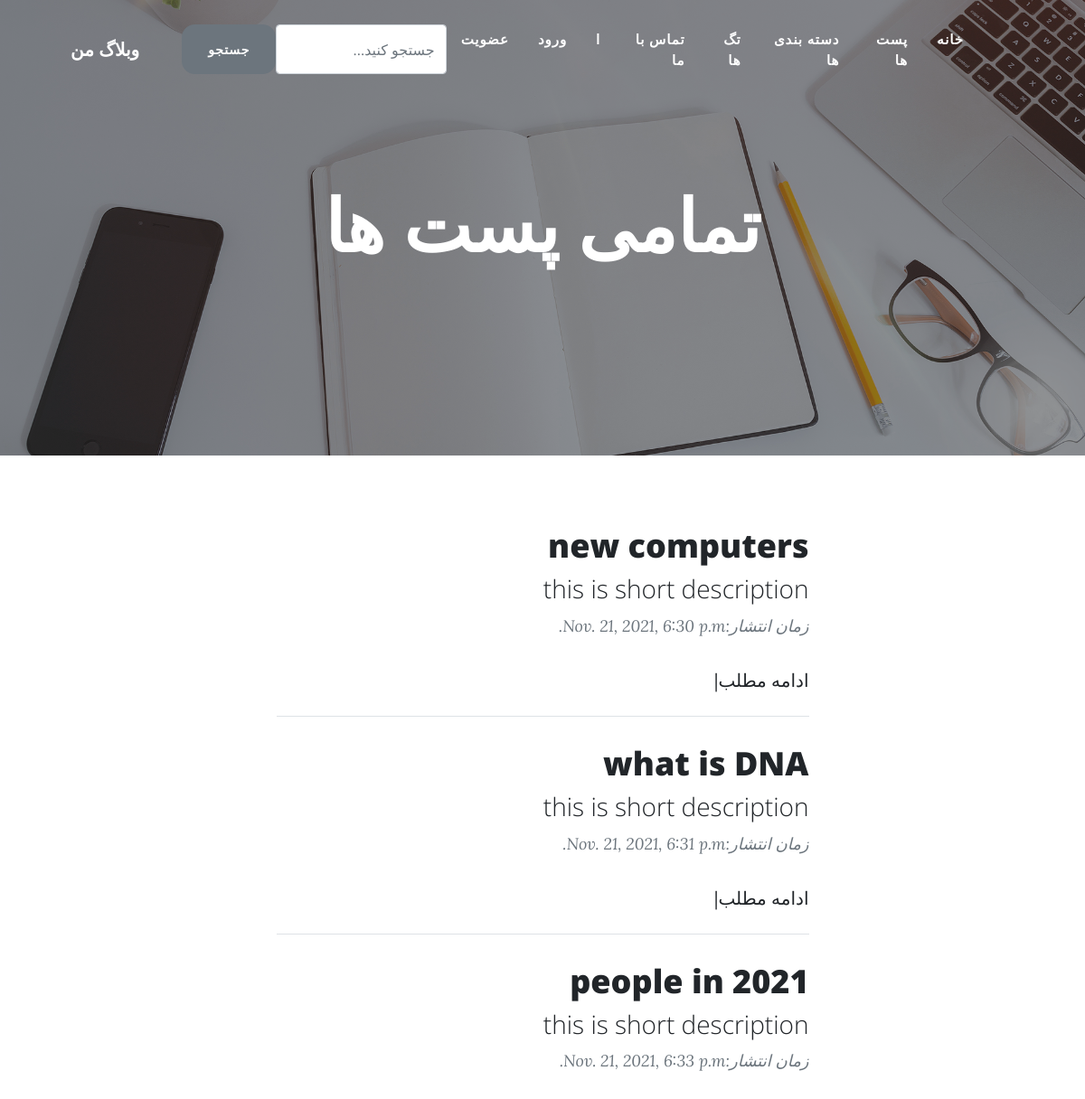
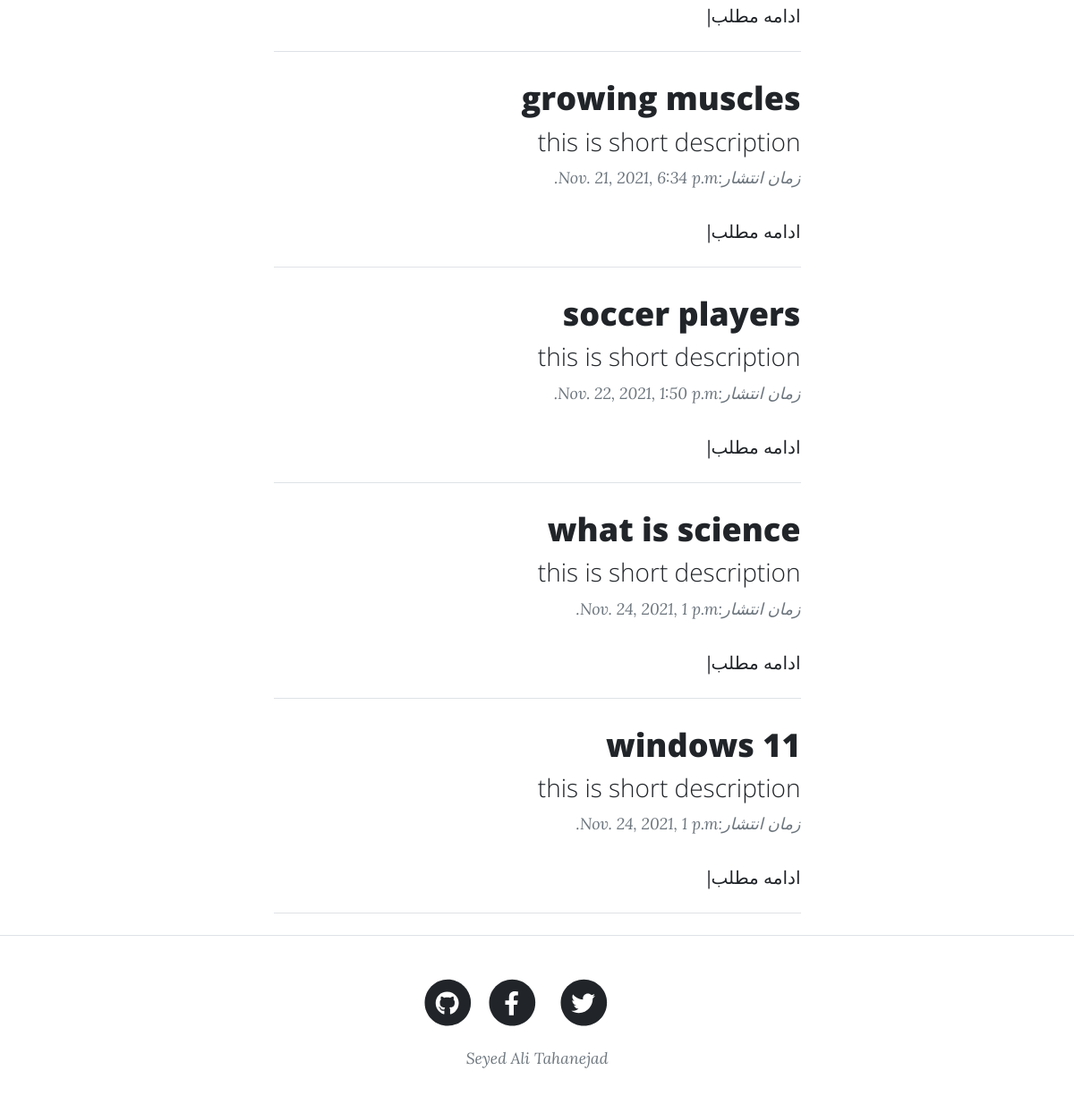
Page /post/ on the committed database (2 pictures, top to bottom).
### post/models.py (models this page shows, shortened)
class Post(models.Model):
    writer = models.ForeignKey(User, null=True, on_delete=models.SET_NULL)
    category = models.ManyToManyField(Category)
    """ the unique field is not used in the post title because of question number 2 """
    title = models.CharField(max_length=120)
    short_description = models.CharField(
        max_length=300, default="this is short description"
    )
    description = models.TextField()
    created_at = models.DateTimeField(auto_now_add=True)
    updated_at = models.DateTimeField(auto_now=True)
    tag = models.ManyToManyField(Tag, default="SEO",blank=True)
    image = models.ImageField(upload_to="uploads", null=True, blank=True)
    like = models.IntegerField(default=0)
    is_published = models.BooleanField(default=False)
    slug = models.SlugField(null=True)
    """ check if have exception for slug unique, generate slug with randomnuber"""
    class Meta:
        ordering = ["created_at"]

### post/views.py (the view)
# urls.py: path("post/", AllPosts.as_view(), name="posts"),
class AllPosts(ListView):
    model = Post
    template_name = "post/all_post.html"

### post/templates/post/all_post.html (shortened to what this page needs)
{% extends "main.html"%}
{% load static %}
{% block page_title %} تمامی پست ها {% endblock page_title %}
{% block header_background %}
            <header class="masthead" style="background-image:url({%static 'theme/home-bg.jpg'%})">
            {% endblock header_background%}
 {% block content %}
<div class="container px-4 px-lg-5">
  <div class="row gx-4 gx-lg-5 justify-content-center">
    <div class="col-md-10 col-lg-8 col-xl-7">
{% for post in object_list %}
      <div class="post-preview">
        <a href="{% url 'post_detail' post.slug %}">
          <h2 class="post-title">
            {{post.title}}
          </h2>
          <h3 class="post-subtitle">
           {{ post.short_description}}
          </h3>
        </a>
        <p class="post-meta">
          زمان انتشار:{{post.created_at }}
        </p>
      </div>
      {% if user == post.writer %}
      <a href="{% url 'post_detail' post.slug %}"> ادامه مطلب</a>|
      <a href="{% url 'edit_post_form' post.slug %}">ویرایش پست</a>|
      <a href="{% url 'delete_post_form' post.slug %}">حذف پست</a>
      {% else %}
      <a href="{% url 'post_detail' post.slug %}"> ادامه مطلب</a>|
      {% endif %}
           <hr class="my-4" />
{% endfor %}
      </div>
    </div>
  </div>
{% endblock content %}

### templates/main.html (shortened to what this page needs)
{% load static %}
<!DOCTYPE html>
<html lang="en" dir="rtl">
    <head>
        <link href="{% static 'theme/styles.css'%}" rel="stylesheet" />
    </head>
    <body>
        <nav class="navbar navbar-expand-lg navbar-light" id="mainNav">
            <div class="container px-4 px-lg-5">
                <div class="collapse navbar-collapse" id="navbarResponsive">
                    <ul class="navbar-nav ms-auto py-4 py-lg-0">
                         <li class="nav-item"><a class="nav-link px-lg-3 py-3 py-lg-4 link-custom" href="{%url 'home'%}">خانه</a></li>
                        <li class="nav-item"><a class="nav-link px-lg-3 py-3 py-lg-4 link-custom" href="{%url 'posts'%}">پست ها</a></li>
                        <li class="nav-item"><a class="nav-link px-lg-3 py-3 py-lg-4 link-custom" href="{%url 'categories'%}">دسته بندی ها</a></li>
                        <li class="nav-item"><a class="nav-link px-lg-3 py-3 py-lg-4 link-custom" href="{%url 'tags'%}">تگ ها</a></li>
                        <li class="nav-item"><a class="nav-link px-lg-3 py-3 py-lg-4 link-custom" href="{%url 'contact_us_form'%}">تماس با ما</a></li>
                        <li class="nav-item"><a class="nav-link px-lg-3 py-3 py-lg-4 link-custom" href="{%url 'categories'%}">ا</a></li>
                        {% if user.is_authenticated %}
                        <li class="nav-item"><a class="nav-link px-lg-3 py-3 py-lg-4 link-custom" href="{%url 'dashboard'%}">کاربر:{{user.username}}</a></li>
                        <li class="nav-item"><a class="nav-link px-lg-3 py-3 py-lg-4 link-custom" href="{%url 'logout'%}">خروج</a></li>
                        {% else %}
                        <li class="nav-item"><a class="nav-link px-lg-3 py-3 py-lg-4 link-custom" href="{%url 'login_form'%}">ورود</a></li>
                        <li class="nav-item"><a class="nav-link px-lg-3 py-3 py-lg-4 link-custom" href="{%url 'register_form'%}">عضویت</a></li>
                        {% endif %}
                </div>
                <form class="input-group" id="search-bar" action="{% url 'search' %}" method="get">
                    <input type="search" name ="q" class="form-control rounded" placeholder="جستجو کنید..." aria-label="Search"
                    aria-describedby="search-addon" />
                    <button type="submit" class="btn btn-secondary" >جستجو</button>
                  </form>
                  <a class="navbar-brand" href="{%url 'home'%}">وبلاگ من</a>
            </div>
        </nav>
        {% block header_background %}{% endblock header_background%}
            <div class="container position-relative px-4 px-lg-5">
                <div class="row gx-4 gx-lg-5 justify-content-center">
                    <div class="col-md-10 col-lg-8 col-xl-7">
                        <div class="site-heading">
                            <h1>{% block page_title %}{% endblock page_title %}</h1>
                        </div>
                    </div>
                </div>
            </div>
        </header>
        {% block content %}
        {% endblock content %}
        <footer class="border-top">
            <div class="container px-4 px-lg-5">
                <div class="row gx-4 gx-lg-5 justify-content-center">
                    <div class="col-md-10 col-lg-8 col-xl-7">
                        <ul class="list-inline text-center">
                            <li class="list-inline-item">
                                <a href="#!">
                                    <span class="fa-stack fa-lg">
                                        <i class="fas fa-circle fa-stack-2x"></i>
                                        <i class="fab fa-twitter fa-stack-1x fa-inverse"></i>
                                    </span>
                                </a>
                            </li>
                            <li class="list-inline-item">
                                <a href="#!">
                                    <span class="fa-stack fa-lg">
                                        <i class="fas fa-circle fa-stack-2x"></i>
                                        <i class="fab fa-facebook-f fa-stack-1x fa-inverse"></i>
                                    </span>
                                </a>
                            </li>
                            <li class="list-inline-item">
                                <a href="#!">
                                    <span class="fa-stack fa-lg">
                                        <i class="fas fa-circle fa-stack-2x"></i>
                                        <i class="fab fa-github fa-stack-1x fa-inverse"></i>
                                    </span>
                                </a>
                            </li>
                        </ul>
                        <div class="small text-center text-muted fst-italic">Seyed Ali Tahanejad</div>
                    </div>
                </div>
            </div>
        </footer>
    </body>
</html>

### rows in the picture
Post: title "new computers", short_description "this is short description", created_at "Nov. 21, 2021, 6:30 p.m.", shows "ادامه مطلب"
Post: title "what is DNA", short_description "this is short description", created_at "Nov. 21, 2021, 6:31 p.m.", shows "ادامه مطلب"
Post: title "people in 2021", short_description "this is short description", created_at "Nov. 21, 2021, 6:33 p.m.", shows "ادامه مطلب"
Post: title "growing muscles", short_description "this is short description", created_at "Nov. 21, 2021, 6:34 p.m.", shows "ادامه مطلب"
Post: title "soccer players", short_description "this is short description", created_at "Nov. 22, 2021, 1:50 p.m.", shows "ادامه مطلب"
Post: title "what is science", short_description "this is short description", created_at "Nov. 24, 2021, 1 p.m.", shows "ادامه مطلب"
Post: title "windows 11", short_description "this is short description", created_at "Nov. 24, 2021, 1 p.m.", shows "ادامه مطلب"
